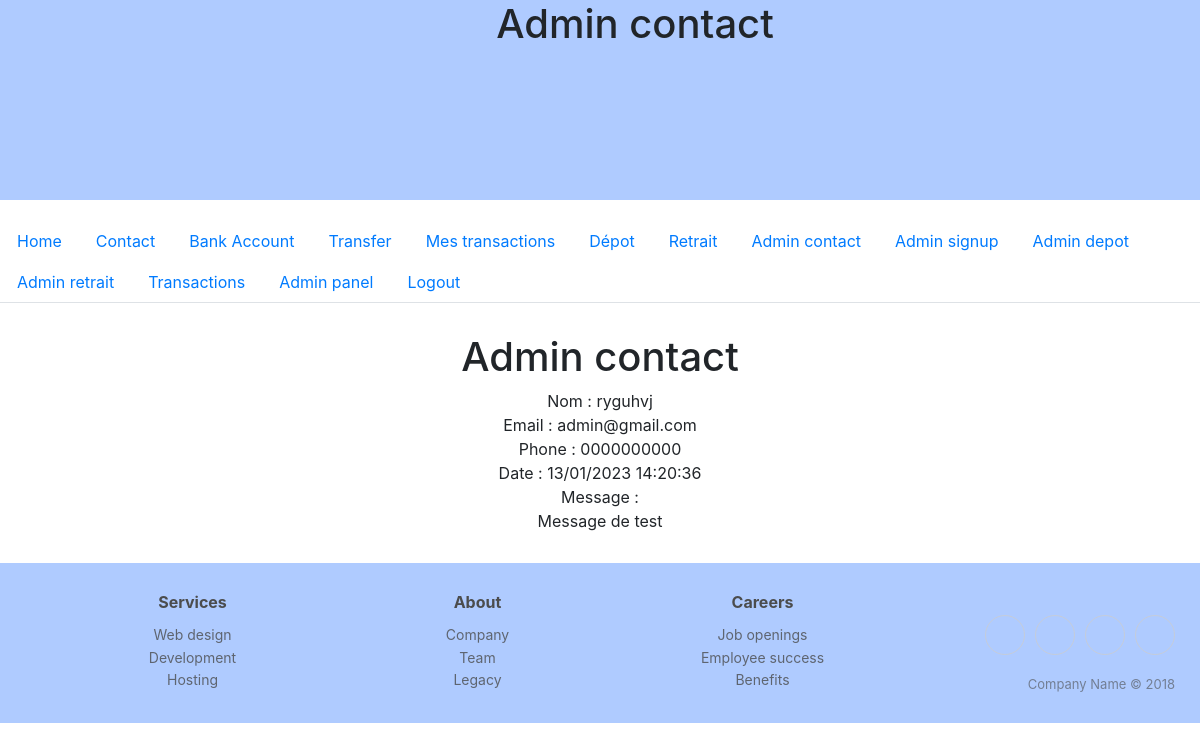
Screenshot of /?page=admin_contact (signed in) with the database file from the repository.
### tables this page shows
CREATE TABLE `contact_forms` (
  `id` int(11) NOT NULL,
  `fullname` varchar(100) NOT NULL,
  `phone` varchar(20) NOT NULL,
  `email` varchar(100) NOT NULL,
  `message` text NOT NULL,
  `create_at` datetime NOT NULL DEFAULT CURRENT_TIMESTAMP
);

### www/index.php (called while the page is built)
<?php
require_once __DIR__ . "/../src/init.php";
$users_number = count($userManager->getAllUsersExcept());
$page = 'home';
if ($users_number > 0) {
	if (isset($_GET['page'])) {
		if (in_array($_GET['page'], $pages)) {
			$page = $_GET['page'];
		}
	}
} else {
	$page = "admin_init";
}
include_once __DIR__ . "/../src/templates/pages/$page.php";
include_once __DIR__ . "/../src/templates/template.php";

### src/init.php (called while the page is built, shortened)
<?php
require_once __DIR__ . '/db.php';
require_once __DIR__ . '/class/ContactForm.php';
require_once __DIR__ . '/class/ContactFormManager.php';
$contactFormManager = new ContactFormManager($db);

### src/class/ContactFormManager.php (called while the page is built, shortened)
<?php
class ContactFormManager{
    private $db;
    function __construct($bdd){
        $this->db = $bdd;
    }
    public function take_form(){
        $stmh = $this->db->prepare('SELECT * FROM contact_forms');
        $stmh->execute();
        $donnees = $stmh->fetchAll(PDO::FETCH_CLASS, 'ContactForm');
        return $donnees;
    }
}

### src/class/ContactForm.php (called while the page is built, shortened)
<?php
class ContactForm{
    public $created_at;
    public function getCreatedAt(){
        $date = new DateTime($this->created_at);
        return $date->format('d/m/Y H:i:s');
    }
}

### src/templates/pages/admin_contact.php (the view, shortened to what this page needs)
<?php
$forms = $contactFormManager -> take_form();
?>
<div style="text-align: center; margin: 30px">
    <h1>Admin contact</h1>
    <div>
    <?php
    if (count($forms) > 0) {
        foreach ($forms as $cform) { ?>
            <div>
                <span>Nom : <?= $cform->fullname ?></span><br>
                <span>Email : <?= $cform->email ?></span><br>
                <span>Phone : <?= $cform->phone ?></span><br>
                <span>Date : <?= $cform->getCreatedAt() ?> </span><br>
                <span>Message :</span>  <p><?= $cform->message ?></p>
            </div>
        <?php
        }
    } else {
        ?><p style="text-align: center; margin-bottom: 60px">Il n'y a pas de demande de dépôt en attente</p><?php
    }
    ?>
    </div>
</div>

### www/css/footer.css (style rules this page uses)
body,html { height: 100%; margin: 0; width: 100%; }

### rows the page displays
contact_forms: fullname "ryguhvj", email "admin@gmail.com", phone "0000000000", CreatedAt "13/01/2023 14:20:36", message "Message de test"

### other values shown
$page_title "Admin contact"
